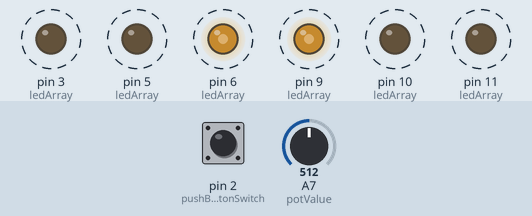
Simulated run of this sketch. Board: Arduino Nano, built with avr-gcc and run on an emulated ATmega328P. On the bench: output pins drawn as LEDs (lit = HIGH). Dashed ring = blinking. The inputs (shaded band) are chosen by the test bench; at power-on: A7 (potValue) = 512, pin 2 (pushButtonSwitch) HIGH.

Above: at 2.6 s.
2.7 s: A7 (potValue) set to 716
At 6.1 s:
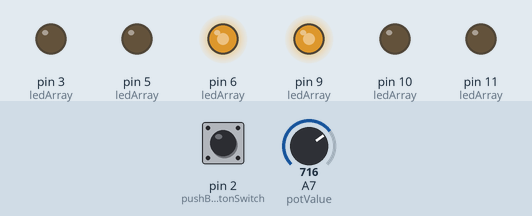
6.2 s: pin 2 (pushButtonSwitch) pulled LOW for 2.15 s
At 8.5 s:
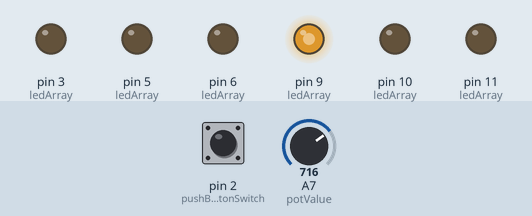
10.7 s: A7 (potValue) set to 900
At 14.1 s:
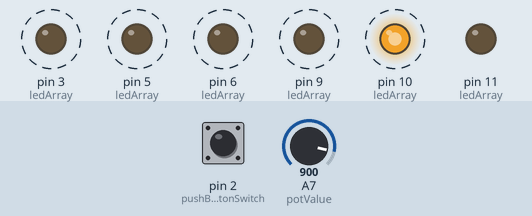
14.2 s: pin 2 (pushButtonSwitch) pulled LOW for 2.15 s
At 16.5 s:
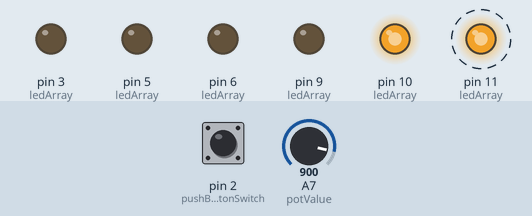
19.0 s: A7 (potValue) set to 511
22.9 s: A7 (potValue) set to 122
Timing chart, 0 to 27.4 s (numbered marks = the images above; inputs shaded):
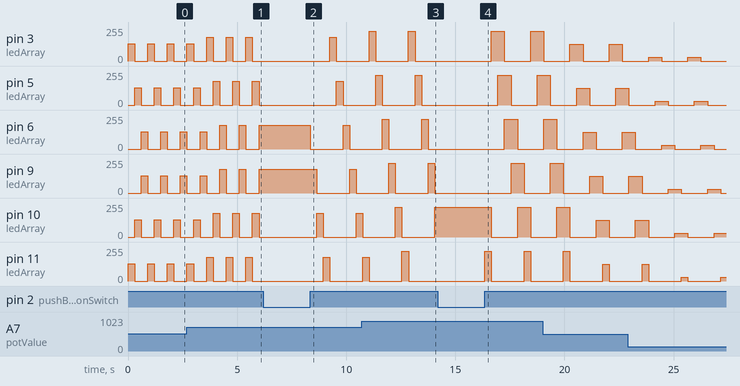

Measured:
- by itself, pin 11 (ledArray): alternates 225/255 for 0.30 s and 0/255 for 1.5 s

The sketch:

Ch_12_2_challenge_pwm_intensity_leds.ino
```cpp
/* Ch_12_challange_pwm_intensity_leds

   copy and paste this program into the Arduino IDE
   name this program Ch_12_challange_pwm_intensity_leds
 */

//  ------------------------------------------------------------------------------------
volatile int     ledPatternNo = 0;  // which pattern to display
         int     numPatterns = 3;   // total number of patterns - NOT starting from zero, loop counters go from 0 -> numPatterns -1

int	ledOn = 300;
int	ledOff = 150;

int red = 3;
int orange = 5;
int yellow = 6;
int white = 9;
int green = 10;
int blue = 11;


// this is the sequence for the 6 LEDs
int ledArray[] = {red, orange, yellow, white, green, blue};

/*  each 6 x 6 array represents one entire display pattern. The columns represent the 6 LEDs (0 - 5) and the rows
    represent the the pattern that the 6 LEDs will display. A zero means the LED is off and a one means ON.
    So, the first row in the first 6x6 array says LED 0 and 5 will be on, all other off, the second row indicates
    that LEd 1 and 4 will be on and so forth.
 */
int sequenceArray [] [6] [6] {
 {                               // light LEDs from outside -> center
  {1, 0, 0, 0, 0, 1},
  {0, 1, 0, 0, 1, 0},
  {0, 0, 1, 1, 0, 0},
  {1, 0, 0, 0, 0, 1},
  {0, 1, 0, 0, 1, 0},
  {0, 0, 1, 1, 0, 0}
 },
 {                              // light LEDs from top to bottom
  {1, 0, 0, 0, 0, 0},
  {0, 1, 0, 0, 0, 0},
  {0, 0, 1, 0, 0, 0},
  {0, 0, 0, 1, 0, 0},
  {0, 0, 0, 0, 1, 0},
  {0, 0, 0, 0, 0, 1}
 },
 {                              // light two LEDs and have them travel
  {1, 0, 0, 0, 0, 0},
  {1, 1, 0, 0, 0, 0},
  {0, 1, 1, 0, 0, 0},
  {0, 0, 1, 1, 0, 0},
  {0, 0, 0, 1, 1, 0},
  {0, 0, 0, 0, 1, 1}
 }
};

//  ------------------------------------------------------------------------------------
void setup() {

    for(int i = 0 ; i < 6 ; i++) {          // configure the LED pins as outputs and turn off the LEDs
	pinMode(ledArray[i], OUTPUT);
	digitalWrite(ledArray[i], LOW);
  }
     attachInterrupt(0, switchPushed,LOW);  // attach an interrupt on int0 and call switchPushed() when triggered
}

//  ------------------------------------------------------------------------------------
void loop() {
  /* for the current pattern being pointed to (which plane in the 3D cube pointed to by ledPatternNo)
   each row represents one LED illumination pattern, display that pattern for time ledOn
   then go to next row and display that pattern
 */
  unsigned int brightness = potValue();
  if (brightness < 100) brightness = 100;

  for(int j = 0; j < 6 ; j++) {                // outter loop - ROW pointer
    for(int i = 0 ; i < 6 ; i++) {             // inner loop - COLUMN pointer
      if(sequenceArray [ledPatternNo][j][i] == 0) analogWrite(ledArray[i], LOW);
      else                                        analogWrite(ledArray[i], brightness/4);
    }
    delay(ledOn);
  }
}

// ---------------------------------------------------------------------------
void switchPushed() {

  int j = 0;                                    // debounce counter, require at least 3 times detecting button pushed to declare valid
  const int pushButtonSwitch = 2;	        // switch is on pin D2, declare as constant, hide from other functions
  pinMode(pushButtonSwitch, INPUT_PULLUP);      // D2 INPUT mode and attach a PULLUP resistor
  delay(10);                                    // button was pushed to trigger interrup, wait 10 ms before looking at switch again

  if(digitalRead(pushButtonSwitch) == HIGH) return;	// if 5v (HIGH) switch is NOT pushed - probably bouncing
  else {                                                // if 0v (LOW) switch IS pushed, now see if it stays pushed
    while(digitalRead(pushButtonSwitch)== LOW) {        // as long as it stays pushed, stay in loop and increment j the bounce counter
        delay(10);                                      // sample switch every 10 ms
        if(digitalRead(pushButtonSwitch)== LOW) j++;    // is still pushed after 10 ms, increment j counter and loop again

    }                                            // button no longer pushed, check to see how many 10 ms intervals it was pushed
    if(j >= 3) {                                 // is detected "pushed" more that 3 times over at least 30 ms, declare valid push
      ledPatternNo++;                            // valid push, point to next LED sequence
      if(ledPatternNo > (numPatterns -1)) ledPatternNo = 0;
      return;
    }
  }
}
//------------------------------------------
int  potValue() {
  int potPin = 7;
// read the value from the potentiometer
  return(analogRead(A7));
}
```
